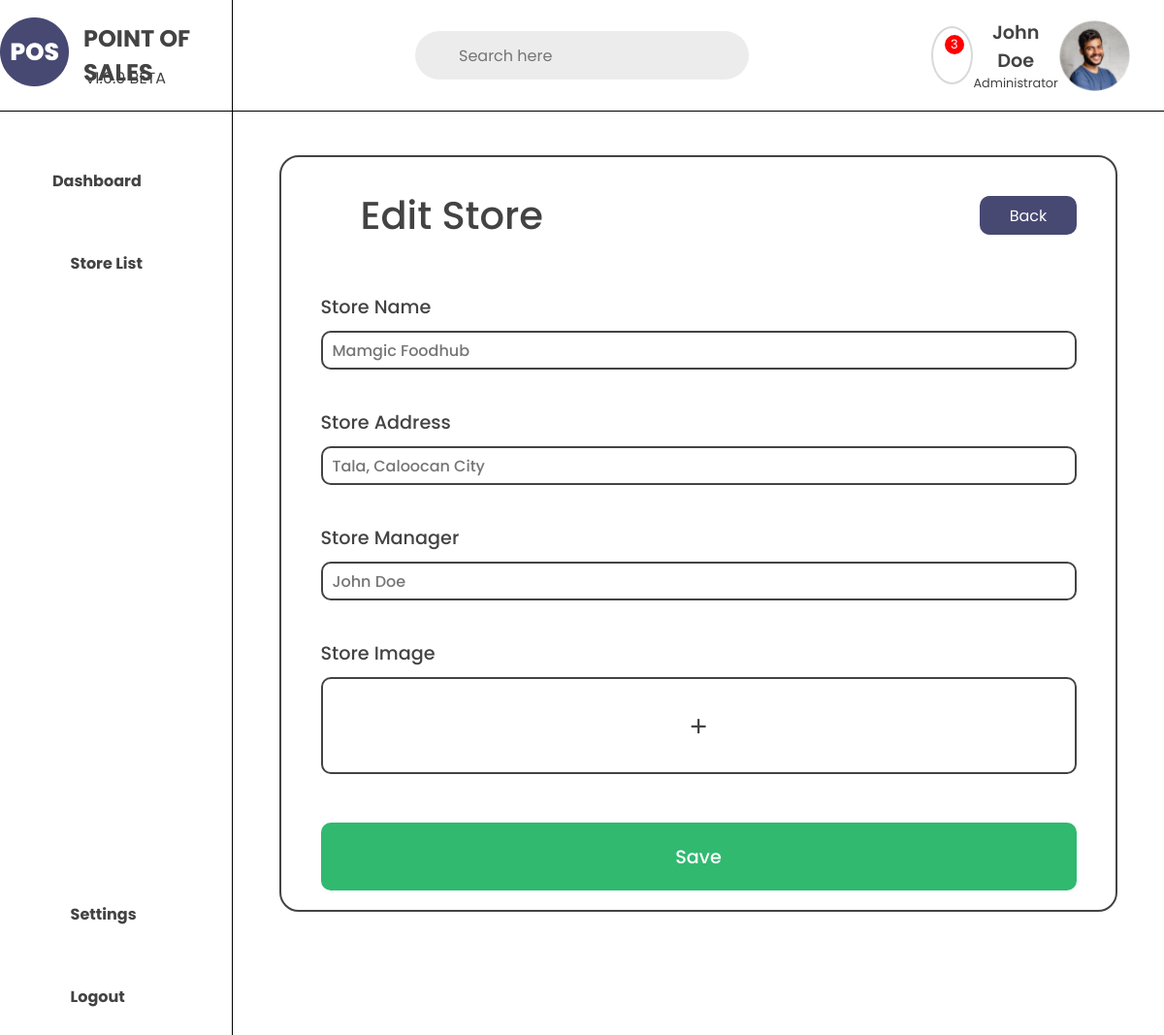
/store-list/edit/10, run on the app's committed database.
### store/models.py (models this page shows, shortened)
class Store(models.Model):
    store_name = models.CharField(max_length=100)
    store_address = models.CharField(max_length=100)
    store_manager = models.CharField(max_length=100)
    store_slug = models.SlugField(max_length=100, unique=True, null=True, blank=True)
    store_image = models.ImageField(upload_to='store_images', blank=True)
    store_created = models.DateTimeField(blank=True,null=True)

### store/views.py (the view, shortened to what this page needs)
# urls.py: path('store-list/edit/<int:id>', views.edit_store, name='edit_store'),
def edit_store(request, id):
    store = get_object_or_404(Store, id=id)
    context = {
        'store': store
    }
    return render(request, 'includes/editstore.html', context)

### store/templates/includes/editstore.html (shortened to what this page needs)
{% extends "base.html" %}
{% load static %}
{% block css %}
<link rel="stylesheet" href="{% static 'css/includes/storelist.css' %}">
{% endblock %}
{% block content %}
{% include "navbar.html" %}
<div class="add-store-container">
    <div class="add-store-header">
        <h1><i class="fa-solid fa-edit"></i>&nbsp;Edit Store</h1>
        <div class="add-store-options">
            <a href="{% url 'store_list' %}">Back</a>
        </div>
    </div>
    <div class="add-store-form">
        <form action="" method="post" enctype="multipart/form-data">
            <div class="form-group">
                <label for="store-name">Store Name</label>
                <input type="text" name="store-name" id="store-name" placeholder="{{store.store_name}}">
            </div>
            <div class="form-group">
                <label for="store-address">Store Address</label>
                <input type="text" name="store-address" id="store-address" placeholder="{{store.store_address}}">
            </div>
            <div class="form-group">
                <label for="store-manager">Store Manager</label>
                <input type="text" name="store-manager" id="store-manager" placeholder="{{store.store_manager}}">
            </div>
            <div class="form-group">
                <p class="name">Store Image</p>
                <label class="no-image" for="store-image">
                    <i class="fa-solid fa-plus"></i>
                </label>
            </div>
            <div class="form-group">
                <input type="submit" value="Save">
            </div>
        </form>
    </div>
</div>
{% endblock %}

### store/static/css/includes/storelist.css (style rules this page uses)
.add-store-container { width: 90%; margin: 45px auto; padding: 0px 20px; border-radius: 20px; border: 2px solid #434343; }
.add-store-header { width: 100%; height: 100px; display: flex; justify-content: space-between; align-items: center; padding: 0px 20px; margin: 10px auto; }
.add-store-header h1 { font-size: 2.5rem; font-weight: 500; color: #434343; }
.add-store-options { width: 100px; height: 40px; display: flex; justify-content: center; align-items: center; border-radius: 10px; background-color: #474973; cursor: pointer; transition: all 0.3s ease-in-out; }
.add-store-options a { text-decoration: none; color: white; }
.add-store-form { width: 95%; margin: 0 auto; }
.add-store-form form { width: 100%; display: flex; flex-direction: column; justify-content: space-between; }
.form-group { width: 100%; display: flex; flex-direction: column; justify-content: space-between; margin: 20px 0px; }
.form-group label { font-size: 1.2rem; font-weight: 500; color: #434343; margin-bottom: 10px; }
.form-group .name { font-size: 1.2rem; font-weight: 500; color: #434343; margin-bottom: 10px; }
.form-group input { width: 100%; height: 40px; border: 2px solid #434343; border-radius: 10px; padding: 0px 10px; font-size: 1rem; font-weight: 500; color: #434343; }
.no-image { width: 100%; height: 100px; display: flex; justify-content: center; align-items: center; border: 2px solid #434343; border-radius: 10px; cursor: pointer; transition: all 0.3s ease-in-out; }
.no-image i { font-size: 2rem; color: #434343; }
.form-group input[type='submit'] { border: none; background-color: #31B970; color: white; font-size: 1.2rem; text-align: center; width: 100%; height: 70px; cursor: pointer; margin: 0 auto; transition: all 0.3s ease-in-out; }

### store/static/css/base.css (style rules this page uses)
* { margin: 0; padding: 0; box-sizing: border-box; font-family: 'Poppins', sans-serif; }
body { position: relative; }

### data on the page
Store: store-name "Mamgic Foodhub", store-address "Tala, Caloocan City", store-manager "John Doe"
